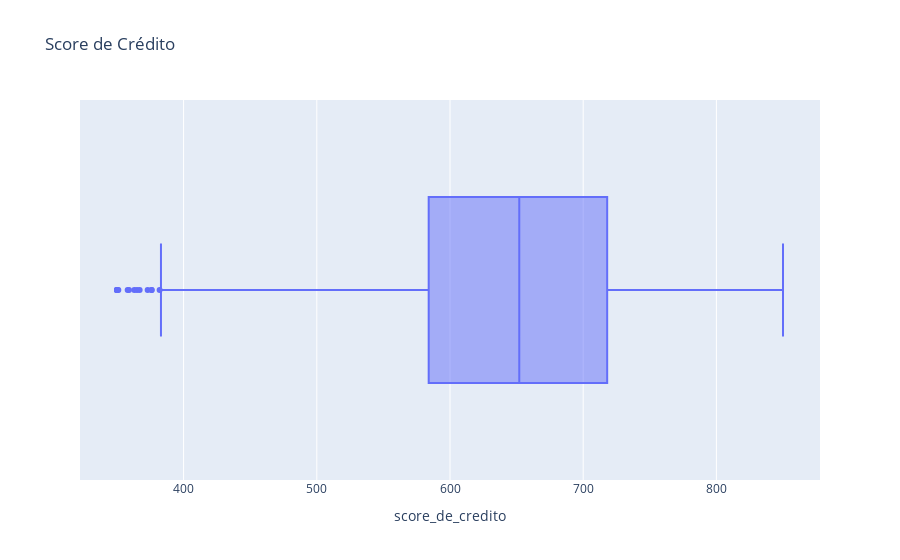

Notebook code for this chart:
### Code cell
#Gráfico - Score de Crédito
fig_score = px.box(
    data_frame = df, 
    x = "score_de_credito",
    title = "Score de Crédito"
    #,
    #notched = False,
    #hover_data = ["churn"]
    )
fig_score

### Figure 1 — Plotly figure (JSON) as saved in the notebook; plotly's stock layout.template omitted (floating-point values rounded to 4 significant figures; data arrays with more than 128 entries replaced by an {"elided": "..."} marker saying what was removed)
{"data": [{"alignmentgroup": "True", "hovertemplate": "score_de_credito=%{x}<extra></extra>", "legendgroup": "", "marker": {"color": "#636efa"}, "name": "", "notched": false, "offsetgroup": "", "orientation": "h", "showlegend": false, "type": "box", "x": {"elided": "10000 int values"}, "x0": " ", "xaxis": "x", "y0": " ", "yaxis": "y"}], "layout": {"boxmode": "group", "legend": {"tracegroupgap": 0}, "title": {"text": "Score de Crédito"}, "xaxis": {"anchor": "y", "domain": [0, 1], "title": {"text": "score_de_credito"}}, "yaxis": {"anchor": "x", "domain": [0, 1]}}}
